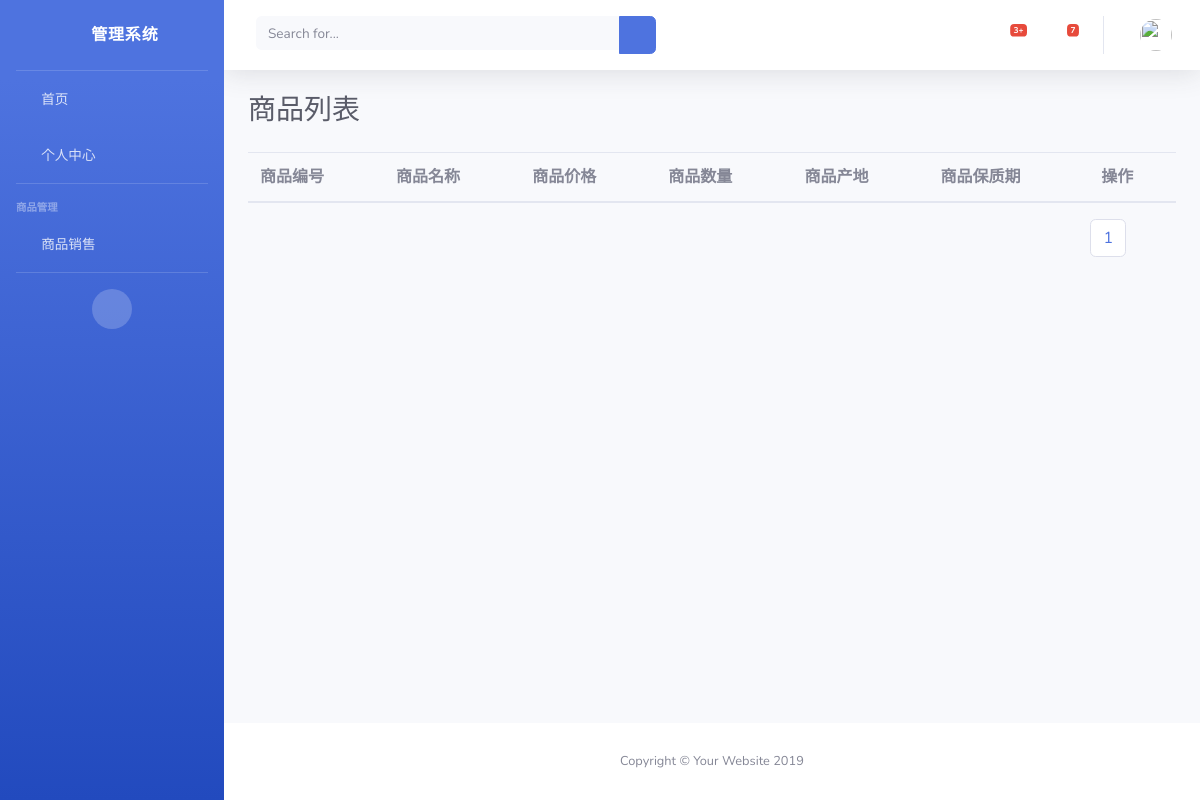
The app's page /Saller/goods_list/1/1, older data.
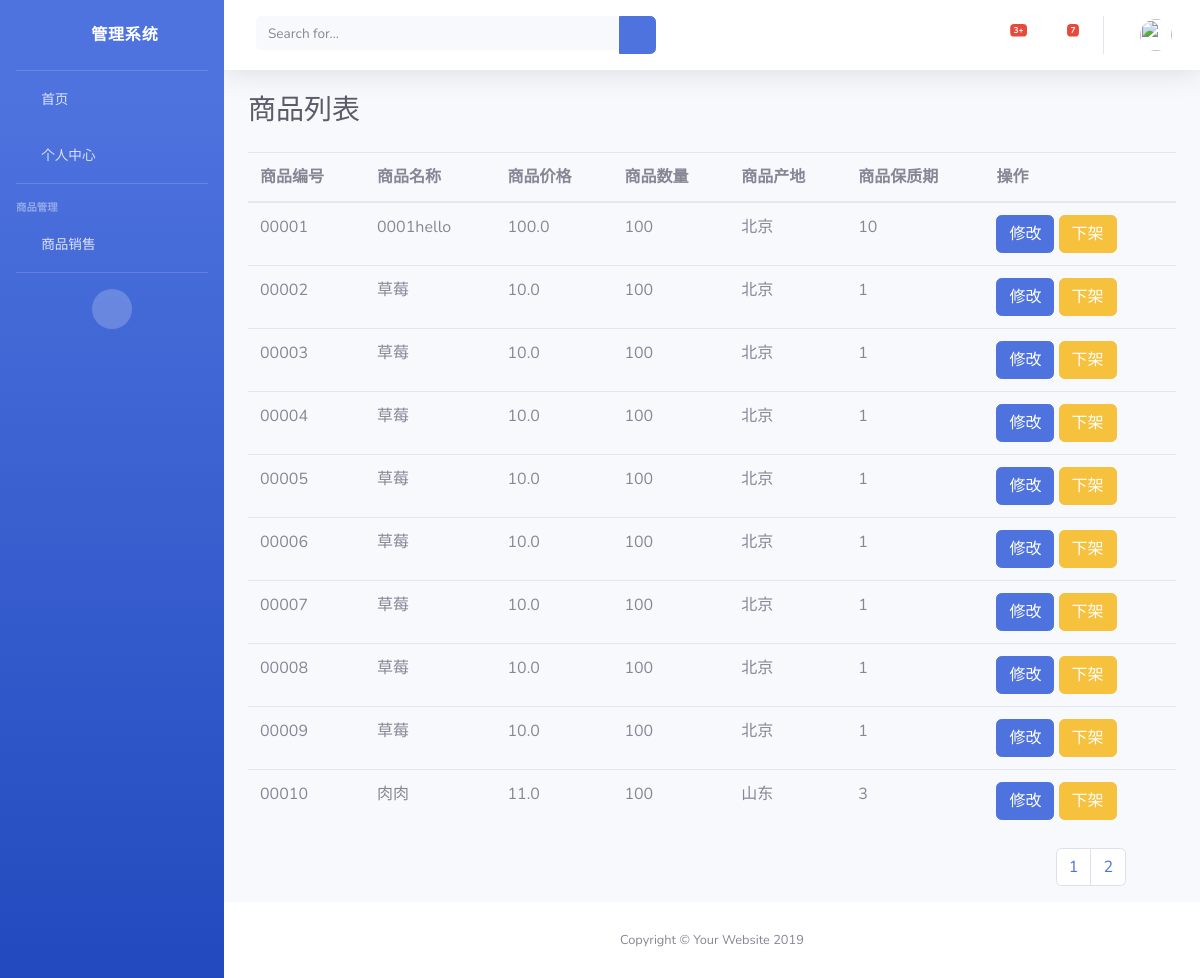
The same page, newer data.
### Saller/models.py (models this page shows)
class Goods(models.Model):
    goods_number = models.CharField(max_length=11,verbose_name="商品编号")
    goods_name = models.CharField(max_length=32,verbose_name="商品的名字")
    goods_price = models.FloatField(verbose_name="价格")
    goods_count = models.IntegerField(verbose_name="数量")
    goods_location = models.CharField(max_length=254,verbose_name="产地")
    goods_safe_date = models.IntegerField(verbose_name="保质期")
    goods_status = models.IntegerField(verbose_name="状态")  ## 0 代表下架  1 代表在售
    goods_pro_time = models.DateField(auto_now=True,verbose_name="生产日期")
    picture = models.ImageField(upload_to="images")   ## 商品图片
    goods_type = models.ForeignKey(to=GoodsType,on_delete=models.CASCADE,default=1)
    goods_store = models.ForeignKey(to=LoginUser,on_delete=models.CASCADE,default=1)

### Saller/views.py (the view)
# urls.py: path("goods_list/",goods_list),
def goods_list(request,status,page=1):
    page = int(page)
    if status == "0":
        goods_obj = Goods.objects.filter(goods_status = 0).order_by('goods_number')
    else:
        goods_obj = Goods.objects.filter(goods_status = 1).order_by('goods_number')
    goods_all = Paginator(goods_obj,10)
    goods_list = goods_all.page(page)  ##
    return render(request,"saller/goods_list.html",locals())

### Saller/templates/saller/goods_list.html (shortened to what this page needs)
{% extends "saller/base.html" %}
{% block label %}
    商品列表
{% endblock %}
{% block content %}
    <table class="table">
        <thead>
        <tr>
            <th>商品编号</th>
            <th>商品名称</th>
            <th>商品价格</th>
            <th>商品数量</th>
            <th>商品产地</th>
            <th>商品保质期</th>
            <th>操作</th>
        </tr>
        </thead>
        <tbody>
        {% for one in goods_list %}
            <tr>
                <td>{{ one.goods_number }}</td>
                <td>{{ one.goods_name }}</td>
                <td>{{ one.goods_price }}</td>
                <td>{{ one.goods_count }}</td>
                <td>{{ one.goods_location }}</td>
                <td>{{ one.goods_safe_date }}</td>
                <td>
                    <button class="btn btn-primary">修改</button>
                    {% if one.goods_status == 1 %}
                        <a href="/goods_status/down/{{ one.id }}" type="button" class="btn btn-warning">下架</a>
                    {% else %}
                        <a href="/goods_status/up/{{ one.id }}" type="button" class="btn btn-warning">上架</a>
                    {% endif %}
                </td>
            </tr>
        {% endfor %}
        </tbody>
    </table>
    <ul style="float:right; margin-right: 50px" class="pagination">
        {% for one in goods_all.page_range %}
            <li class="paginate_button page-item previous">
                {% if status == "1" %}
                    <a href="/goods_list/1/{{ one }}" class="page-link">{{ one }}</a>
                {% else %}
                    <a href="/goods_list/0/{{ one }}" class="page-link">{{ one }}</a>
                {% endif %}
            </li>
        {% endfor %}
    </ul>
{% endblock %}

### Saller/templates/saller/base.html (shortened to what this page needs)
<!DOCTYPE html>
<html lang="en">
<head>
  <link href="/static/vendor/fontawesome-free/css/all.min.css" rel="stylesheet" type="text/css">
  <link href="/static/css/sb-admin-2.min.css" rel="stylesheet">
</head>
<body id="page-top">
  <div id="wrapper">
    <ul class="navbar-nav bg-gradient-primary sidebar sidebar-dark accordion" id="accordionSidebar">
      <a class="sidebar-brand d-flex align-items-center justify-content-center" href="/Saller/index/">
        <div class="sidebar-brand-icon rotate-n-15">
          <i class="fas fa-laugh-wink"></i>
        </div>
        <div class="sidebar-brand-text mx-3">管理系统</div>
      </a>
      <hr class="sidebar-divider my-0">
      <li class="nav-item">
        <a class="nav-link" href="/Saller/index/">
          <i class="fas fa-fw fa-tachometer-alt"></i>
          <span>首页</span></a>
      </li>
      <li class="nav-item">
        <a class="nav-link" href="/Saller/personal_info/">
          <i class="fas fa-fw fa-tachometer-alt"></i>
          <span>个人中心</span></a>
      </li>
      <hr class="sidebar-divider">
      <div class="sidebar-heading">
        商品管理
      </div>
      <li class="nav-item">
        <a class="nav-link collapsed" href="#" data-toggle="collapse" data-target="#collapseTwo" aria-expanded="true" aria-controls="collapseTwo">
          <i class="fas fa-fw fa-cog"></i>
          <span>商品销售</span>
        </a>
      </li>
      <hr class="sidebar-divider">
      <div class="text-center d-none d-md-inline">
        <button class="rounded-circle border-0" id="sidebarToggle"></button>
      </div>
    </ul>
    <div id="content-wrapper" class="d-flex flex-column">
      <div id="content">
        <nav class="navbar navbar-expand navbar-light bg-white topbar mb-4 static-top shadow">
          <form class="d-none d-sm-inline-block form-inline mr-auto ml-md-3 my-2 my-md-0 mw-100 navbar-search">
            <div class="input-group">
              <input type="text" class="form-control bg-light border-0 small" placeholder="Search for..." aria-label="Search" aria-describedby="basic-addon2">
              <div class="input-group-append">
                <button class="btn btn-primary" type="button">
                  <i class="fas fa-search fa-sm"></i>
                </button>
              </div>
            </div>
          </form>
          <ul class="navbar-nav ml-auto">
            <li class="nav-item dropdown no-arrow mx-1">
              <a class="nav-link dropdown-toggle" href="#" id="alertsDropdown" role="button" data-toggle="dropdown" aria-haspopup="true" aria-expanded="false">
                <i class="fas fa-bell fa-fw"></i>
                <span class="badge badge-danger badge-counter">3+</span>
              </a>
            </li>
            <li class="nav-item dropdown no-arrow mx-1">
              <a class="nav-link dropdown-toggle" href="#" id="messagesDropdown" role="button" data-toggle="dropdown" aria-haspopup="true" aria-expanded="false">
                <i class="fas fa-envelope fa-fw"></i>
                <span class="badge badge-danger badge-counter">7</span>
              </a>
            </li>
            <li class="nav-item dropdown no-arrow">
              <a class="nav-link dropdown-toggle" href="#" id="userDropdown" role="button" data-toggle="dropdown" aria-haspopup="true" aria-expanded="false">
                <img class="img-profile rounded-circle" src="https://source.unsplash.com/QAB-WJcbgJk/60x60">
              </a>
            </li>
          </ul>
        </nav>
        <div class="container-fluid">
          <h1 class="h3 mb-4 text-gray-800">{% block label %}{% endblock %}</h1>
        </div>
      <div class="container-fluid">
          {% block content %}
          {% endblock %}
      </div>
      </div>
      <footer class="sticky-footer bg-white">
        <div class="container my-auto">
          <div class="copyright text-center my-auto">
            <span>Copyright &copy; Your Website 2019</span>
          </div>
        </div>
      </footer>
    </div>
  </div>
</body>
</html>

Row changes from the older to the newer data that the page shows:
added Goods: goods_number "00001", goods_name "0001hello", goods_price "100.0", goods_count "100", goods_location "北京", goods_safe_date "10"
added Goods: goods_number "00002", goods_name "草莓", goods_price "10.0", goods_count "100", goods_location "北京", goods_safe_date "1"
added Goods: goods_number "00003", goods_name "草莓", goods_price "10.0", goods_count "100", goods_location "北京", goods_safe_date "1"
added Goods: goods_number "00004", goods_name "草莓", goods_price "10.0", goods_count "100", goods_location "北京", goods_safe_date "1"
added Goods: goods_number "00005", goods_name "草莓", goods_price "10.0", goods_count "100", goods_location "北京", goods_safe_date "1"
added Goods: goods_number "00006", goods_name "草莓", goods_price "10.0", goods_count "100", goods_location "北京", goods_safe_date "1"
added Goods: goods_number "00007", goods_name "草莓", goods_price "10.0", goods_count "100", goods_location "北京", goods_safe_date "1"
added Goods: goods_number "00008", goods_name "草莓", goods_price "10.0", goods_count "100", goods_location "北京", goods_safe_date "1"
added Goods: goods_number "00009", goods_name "草莓", goods_price "10.0", goods_count "100", goods_location "北京", goods_safe_date "1"
added Goods: goods_number "00010", goods_name "肉肉", goods_price "11.0", goods_count "100", goods_location "山东", goods_safe_date "3"
Text that changed along with them:
new list line: "2"
